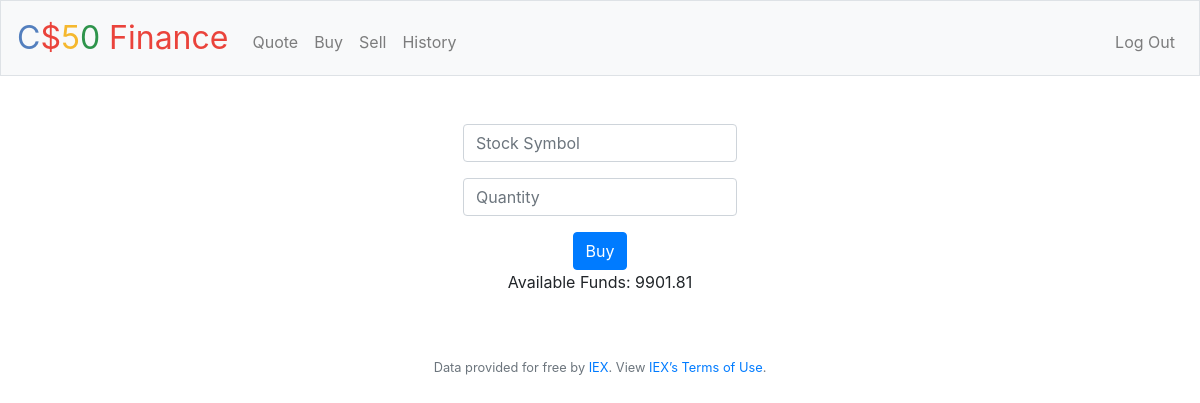
The page /buy (signed in) on the database as committed earlier.
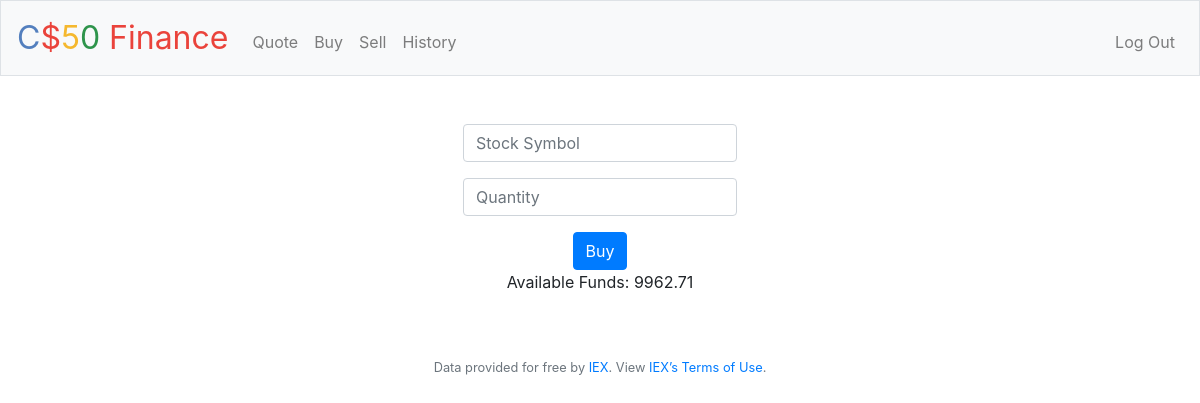
The same page on the database as committed later.
### tables this page shows
CREATE TABLE 'users' ('id' INTEGER PRIMARY KEY AUTOINCREMENT NOT NULL, 'username' TEXT NOT NULL, 'hash' TEXT NOT NULL, 'cash' NUMERIC NOT NULL DEFAULT 10000.00 );

### application.py (the view, shortened to what this page needs)
@app.route("/buy", methods=["GET", "POST"])
@login_required
def buy():
    rows = db.execute("SELECT * FROM users WHERE id = :id",
                          id = session["user_id"])
    if request.method == "GET":
        return render_template("buy.html", funds = rows[0]["cash"])

### application.py (called while the page is built)
@app.after_request
def after_request(response):
    response.headers["Cache-Control"] = "no-cache, no-store, must-revalidate"
    response.headers["Expires"] = 0
    response.headers["Pragma"] = "no-cache"
    return response

### helpers.py (called while the page is built)
def login_required(f):
    @wraps(f)
    def decorated_function(*args, **kwargs):
        if session.get("user_id") is None:
            return redirect("/login")
        return f(*args, **kwargs)
    return decorated_function

### templates/buy.html (shortened to what this page needs)
{% extends "layout.html" %}
{% block main %}
<form action="/buy" method="post">
    <div class="form-group">
            <input autocomplete="off" autofocus class="form-control" name="stksymbol" placeholder="Stock Symbol" type="text">
        </div>
        <div class="form-group">
            <input class="form-control" name="numshares" placeholder="Quantity" type="number">
        </div>
        <button class="btn btn-primary" type="submit">Buy</button>
</form>
<p>
    Available Funds: {{funds}}
</p>
{% endblock %}

Rows that differ between the two databases and show on the page:
changed users: cash "9901.81" → "9962.71"
